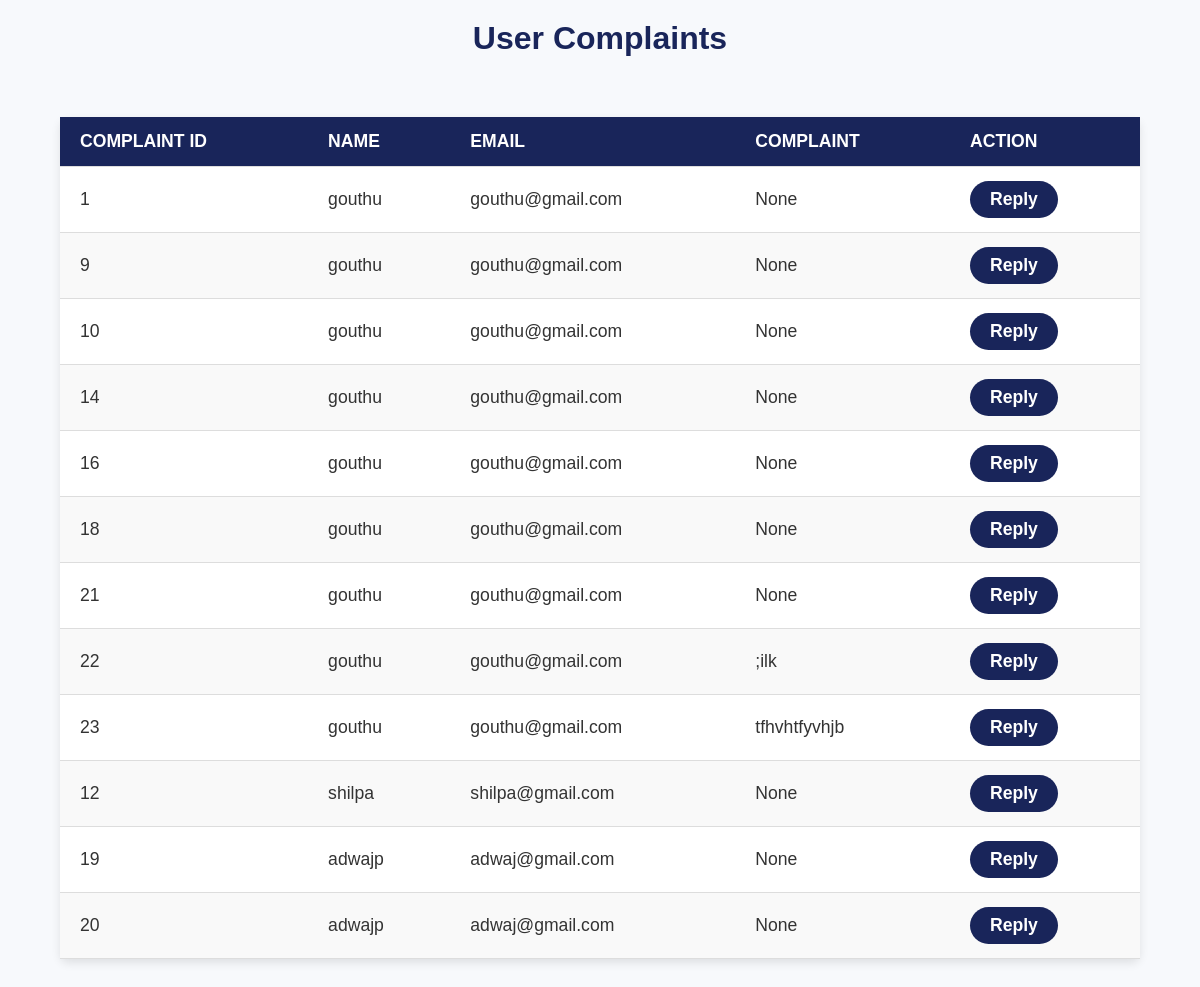
/user_complaint/, run on an earlier commit of the app's database.
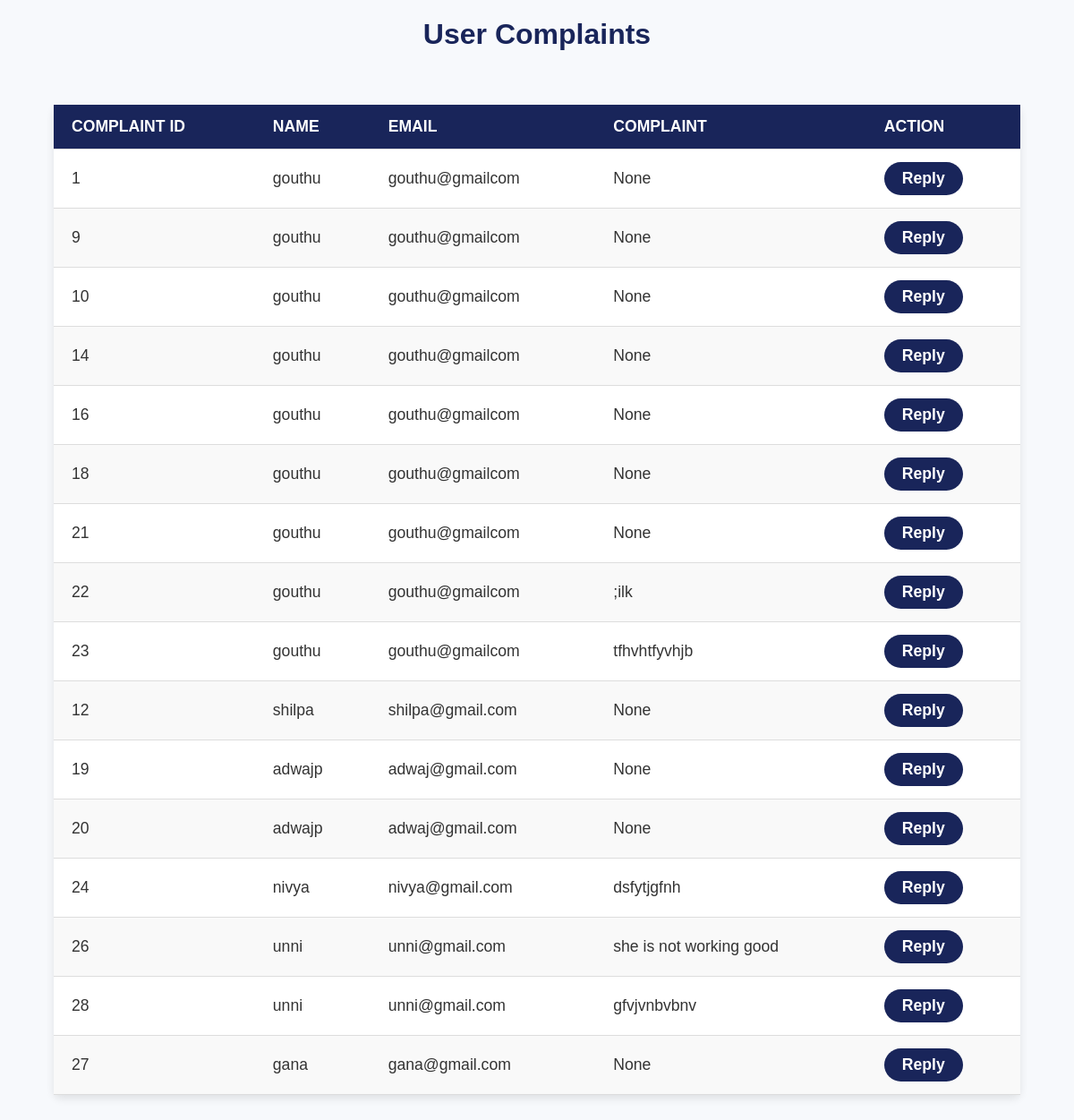
And on a later commit of the database.
### Bengali/models.py (models this page shows, shortened)
class UserComplaints(models.Model):
    STATUS_CHOICES = [
        ("Open", "Open"),
        ("In Progress", "In Progress"),
        ("Resolved", "Resolved"),
        ("Closed", "Closed"),
    ]
    user = models.ForeignKey( Profile,on_delete=models.CASCADE,null=True, blank=True)
    status = models.CharField(max_length=50, choices=STATUS_CHOICES, default="Open")
    created_at = models.DateTimeField(default=now, editable=False)
    name=models.CharField(max_length=255,null=True,blank=True)
    email=models.EmailField(null=True,blank=True)
    updated_at = models.DateTimeField(default=now)
    complaints=models.CharField(max_length=225,null=True,blank=True)

class Profile(AbstractUser):
    USERNAME_FIELD='email'
    REQUIRED_FIELDS=[]
    objects = CustomUserManager()
    username = models.CharField(max_length=150, blank=True, null=True)
    first_name = models.CharField(max_length=150, blank=True, null=True)
    last_name= models.CharField(max_length=150, blank=True, null=True)
    role = models.CharField(max_length=15,choices=RoleChoices.choices)
    email=models.EmailField(unique=True)
    phone=models.CharField(max_length=15, blank=True, null=True)
    age=models.IntegerField(blank=True, null=True)
    worker_approved=models.BooleanField(blank=True, null=True)
    groups = models.ManyToManyField(
        Group,
            related_name="profile_groups",  # Set unique related_name
            blank=True
        )
    user_permissions = models.ManyToManyField(
            Permission,
            related_name="profile_permissions",  # Set unique related_name
            blank=True
        )

### Bengali/views.py (the view)
# urls.py: path('user_complaint/', views.user_complaint, name='user_complaint'),
def user_complaint(request):
    profiles = UserDetails.objects.all().values_list('profile', flat=True)
    complaints = UserComplaints.objects.filter(user__in=profiles)
    return render(request, "user_complaint.html", {'complaints': complaints})

### templates/user_complaint.html (shortened to what this page needs)
<!DOCTYPE html>
<html lang="en">
<head>
</head>
<body>
    <h1>User Complaints</h1>
    <table>
        <thead>
            <tr>
                <th>Complaint ID</th>
                <th>Name</th>
                <th>Email</th>
                <th>Complaint</th>
                <th>Action</th>
            </tr>
        </thead>
        <tbody>
            {% for complaint in complaints %}
            <tr>
                <td>{{ complaint.id }}</td>
                <td>{{ complaint.user.first_name }}</td>
                <td>{{ complaint.user.email }}</td>
                <td>{{ complaint.complaints }}</td>
                <td>
                    <a href="{% url 'agency_user_replay' complaint.id %}" class="reply-btn">Reply</a>
                </td>
            </tr>
            {% empty %}
            <tr>
                <td colspan="5" class="no-data">No complaints available</td>
            </tr>
            {% endfor %}
        </tbody>
    </table>
</body>
</html>

What changed in the data, as far as the page shows it:
changed through a linked row, UserComplaints id 1: user.email "gouthu@gmail.com" → "gouthu@gmailcom"
changed through a linked row, UserComplaints id 9: user.email "gouthu@gmail.com" → "gouthu@gmailcom"
changed through a linked row, UserComplaints id 10: user.email "gouthu@gmail.com" → "gouthu@gmailcom"
changed through a linked row, UserComplaints id 14: user.email "gouthu@gmail.com" → "gouthu@gmailcom"
changed through a linked row, UserComplaints id 16: user.email "gouthu@gmail.com" → "gouthu@gmailcom"
changed through a linked row, UserComplaints id 18: user.email "gouthu@gmail.com" → "gouthu@gmailcom"
changed through a linked row, UserComplaints id 21: user.email "gouthu@gmail.com" → "gouthu@gmailcom"
changed through a linked row, UserComplaints ";ilk": user.email "gouthu@gmail.com" → "gouthu@gmailcom"
changed through a linked row, UserComplaints "tfhvhtfyvhjb": user.email "gouthu@gmail.com" → "gouthu@gmailcom"
added UserComplaints: id "24", user.first_name "nivya", user.email "nivya@gmail.com", complaints "dsfytjgfnh"
added UserComplaints: id "26", user.first_name "unni", user.email "unni@gmail.com", complaints "she is not working good"
added UserComplaints: id "28", user.first_name "unni", user.email "unni@gmail.com", complaints "gfvjvnbvbnv"
added UserComplaints: id "27", user.first_name "gana", user.email "gana@gmail.com", complaints "None"
